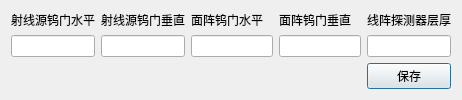
<?xml version="1.0" encoding="UTF-8"?>
<ui version="4.0">
 <class>ColimateZeroAjustDialog</class>
 <widget class="QDialog" name="ColimateZeroAjustDialog">
  <property name="geometry">
   <rect>
    <x>0</x>
    <y>0</y>
    <width>462</width>
    <height>96</height>
   </rect>
  </property>
  <property name="windowTitle">
   <string>ColimateZeroAjustDialog</string>
  </property>
  <layout class="QGridLayout" name="gridLayout">
   <item row="0" column="0">
    <widget class="QLabel" name="label">
     <property name="text">
      <string>射线源钨门水平</string>
     </property>
    </widget>
   </item>
   <item row="0" column="1">
    <widget class="QLabel" name="label_2">
     <property name="text">
      <string>射线源钨门垂直</string>
     </property>
    </widget>
   </item>
   <item row="0" column="2">
    <widget class="QLabel" name="label_3">
     <property name="text">
      <string>面阵钨门水平</string>
     </property>
    </widget>
   </item>
   <item row="0" column="3">
    <widget class="QLabel" name="label_4">
     <property name="text">
      <string>面阵钨门垂直</string>
     </property>
    </widget>
   </item>
   <item row="0" column="4">
    <widget class="QLabel" name="label_5">
     <property name="text">
      <string>线阵探测器层厚</string>
     </property>
    </widget>
   </item>
   <item row="1" column="0">
    <widget class="QLineEdit" name="rayHEdit"/>
   </item>
   <item row="1" column="1">
    <widget class="QLineEdit" name="rayVEdit"/>
   </item>
   <item row="1" column="2">
    <widget class="QLineEdit" name="detHEdit"/>
   </item>
   <item row="1" column="3">
    <widget class="QLineEdit" name="detVEdit"/>
   </item>
   <item row="1" column="4">
    <widget class="QLineEdit" name="layerThicknessEdit"/>
   </item>
   <item row="2" column="0" colspan="4">
    <spacer name="horizontalSpacer">
     <property name="orientation">
      <enum>Qt::Horizontal</enum>
     </property>
     <property name="sizeHint" stdset="0">
      <size>
       <width>356</width>
       <height>20</height>
      </size>
     </property>
    </spacer>
   </item>
   <item row="2" column="4">
    <widget class="QPushButton" name="saveButton">
     <property name="text">
      <string>保存</string>
     </property>
    </widget>
   </item>
  </layout>
 </widget>
 <layoutdefault spacing="6" margin="11"/>
 <resources/>
 <connections/>
</ui>
